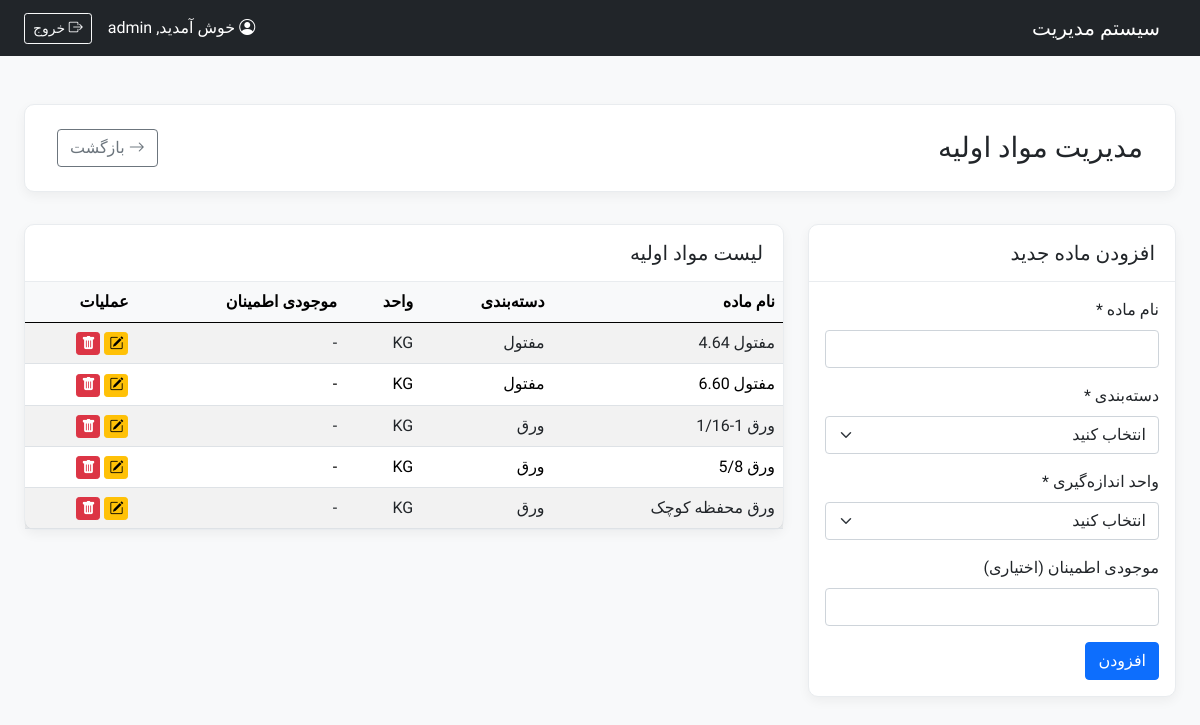
/modules/Warehouse/raw_items.php (signed in), run on the app's committed database.
### tables this page shows
CREATE TABLE `tbl_raw_items` (
  `ItemID` int(11) NOT NULL,
  `ItemName` varchar(255) NOT NULL,
  `CategoryID` int(11) NOT NULL,
  `UnitID` int(11) NOT NULL COMMENT 'FK به جدول واحدهای اندازه‌گیری (tbl_units)',
  `SafetyStock` decimal(10,3) DEFAULT NULL COMMENT 'موجودی اطمینان (اختیاری)'
);

CREATE TABLE `tbl_raw_categories` (
  `CategoryID` int(11) NOT NULL,
  `CategoryName` varchar(150) NOT NULL
);

CREATE TABLE `tbl_units` (
  `UnitID` int(11) NOT NULL,
  `UnitName` varchar(50) NOT NULL,
  `Symbol` varchar(10) NOT NULL
);

### modules/Warehouse/raw_items.php (the view, shortened to what this page needs)
<?php
require_once __DIR__ . '/../../config/init.php';
$editMode = false;
$itemToEdit = null;
$current_page = isset($_GET['page']) && is_numeric($_GET['page']) ? (int)$_GET['page'] : 1;
$offset = ($current_page - 1) * RECORDS_PER_PAGE;
$items_query = "SELECT mi.*, mc.CategoryName, u.Symbol as UnitSymbol
                FROM " . TABLE_NAME . " mi
                JOIN tbl_raw_categories mc ON mi.CategoryID = mc.CategoryID
                JOIN tbl_units u ON mi.UnitID = u.UnitID
                ORDER BY mc.CategoryName, mi.ItemName
                LIMIT :limit OFFSET :offset";
$stmt = $pdo->prepare($items_query);
$stmt->bindValue(':limit', RECORDS_PER_PAGE, PDO::PARAM_INT);
$stmt->bindValue(':offset', $offset, PDO::PARAM_INT);
$stmt->execute();
$items = $stmt->fetchAll();
$pageTitle = "مدیریت مواد اولیه";
include __DIR__ . '/../../templates/header.php';
?>
<div class="page-header d-flex justify-content-between align-items-center">
    <h1 class="h3 mb-0"><?php echo $pageTitle; ?></h1>
    <a href="raw_index.php" class="btn btn-outline-secondary"><i class="bi bi-arrow-right"></i> بازگشت</a>
</div>
<div class="row">
    <div class="col-lg-4">
        <div class="card content-card"><div class="card-header"><h5 class="mb-0"><?php echo $editMode ? 'ویرایش ماده' : 'افزودن ماده جدید'; ?></h5></div><div class="card-body">
            <form method="POST" action="raw_items.php?page=<?php echo $current_page; ?>">
                <div class="mb-3"><label class="form-label">نام ماده *</label><input type="text" class="form-control" name="item_name" value="<?php echo htmlspecialchars($itemToEdit['ItemName'] ?? ''); ?>" required></div>
                <div class="mb-3"><label class="form-label">دسته‌بندی *</label><select class="form-select" name="category_id" required><option value="">انتخاب کنید</option></select></div>
                <div class="mb-3"><label class="form-label">واحد اندازه‌گیری *</label><select class="form-select" name="unit_id" required><option value="">انتخاب کنید</option></select></div>
                <div class="mb-3"><label class="form-label">موجودی اطمینان (اختیاری)</label><input type="number" step="0.01" class="form-control" name="safety_stock" value="<?php echo htmlspecialchars($itemToEdit['SafetyStock'] ?? ''); ?>"></div>
                <button type="submit" class="btn <?php echo $editMode ? 'btn-success' : 'btn-primary'; ?>"><?php echo $editMode ? 'بروزرسانی' : 'افزودن'; ?></button>
            </form>
        </div></div>
    </div>
    <div class="col-lg-8">
        <div class="card content-card"><div class="card-header"><h5 class="mb-0">لیست مواد اولیه</h5></div><div class="card-body p-0"><div class="table-responsive"><table class="table table-striped table-hover table-sm mb-0">
            <thead><tr><th class="p-2">نام ماده</th><th class="p-2">دسته‌بندی</th><th class="p-2">واحد</th><th class="p-2">موجودی اطمینان</th><th class="p-2">عملیات</th></tr></thead>
            <tbody><?php foreach ($items as $item): ?><tr>
                <td class="p-2"><?php echo htmlspecialchars($item['ItemName']); ?></td>
                <td class="p-2"><?php echo htmlspecialchars($item['CategoryName']); ?></td>
                <td class="p-2"><?php echo htmlspecialchars($item['UnitSymbol']); ?></td>
                <td class="p-2"><?php echo htmlspecialchars($item['SafetyStock'] ?? '-'); ?></td>
                <td class="p-2 text-nowrap">
                    <a href="?edit_id=<?php echo $item[PRIMARY_KEY]; ?>&page=<?php echo $current_page; ?>" class="btn btn-warning btn-sm py-0 px-1" title="ویرایش"><i class="bi bi-pencil-square"></i></a>
                    <button type="button" class="btn btn-danger btn-sm py-0 px-1" data-bs-toggle="modal" data-bs-target="#deleteModal<?php echo $item[PRIMARY_KEY]; ?>" title="حذف"><i class="bi bi-trash-fill"></i></button>
                </td>
            </tr><?php endforeach; ?></tbody>
        </table></div></div>
        </div>
    </div>
</div>
<?php include __DIR__ . '/../../templates/footer.php'; ?>

### assets/css/style.css (style rules this page uses)
body { font-family: 'Vazirmatn', sans-serif; background-color: #f4f7f9; }
.page-header { background-color: #ffffff; padding: 1.5rem 2rem; border-radius: 10px; margin-bottom: 2rem; box-shadow: 0 4px 12px rgba(0,0,0,0.05); border: 1px solid #e9ecef; }
.content-card { border: 1px solid #e9ecef; border-radius: 10px; box-shadow: 0 4px 12px rgba(0,0,0,0.05); background-color: #ffffff; }
.content-card .card-header { background-color: transparent; border-bottom: 1px solid #e9ecef; font-weight: 600; font-size: 1.1rem; padding: 1rem 1.25rem; }
.table th { font-weight: 600; white-space: nowrap; background-color: #f8f9fa; }
.table td { vertical-align: middle; }

### data on the page
tbl_raw_items: ItemName "مفتول 4.64", CategoryID.CategoryName "مفتول", UnitID.Symbol "KG", SafetyStock "-"
tbl_raw_items: ItemName "مفتول 6.60", CategoryID.CategoryName "مفتول", UnitID.Symbol "KG", SafetyStock "-"
tbl_raw_items: ItemName "ورق 1-1/16", CategoryID.CategoryName "ورق", UnitID.Symbol "KG", SafetyStock "-"
tbl_raw_items: ItemName "ورق 5/8", CategoryID.CategoryName "ورق", UnitID.Symbol "KG", SafetyStock "-"
tbl_raw_items: ItemName "ورق محفظه کوچک", CategoryID.CategoryName "ورق", UnitID.Symbol "KG", SafetyStock "-"

### other printed values
$_SESSION['username'] "admin"
$pageTitle "مدیریت مواد اولیه"
